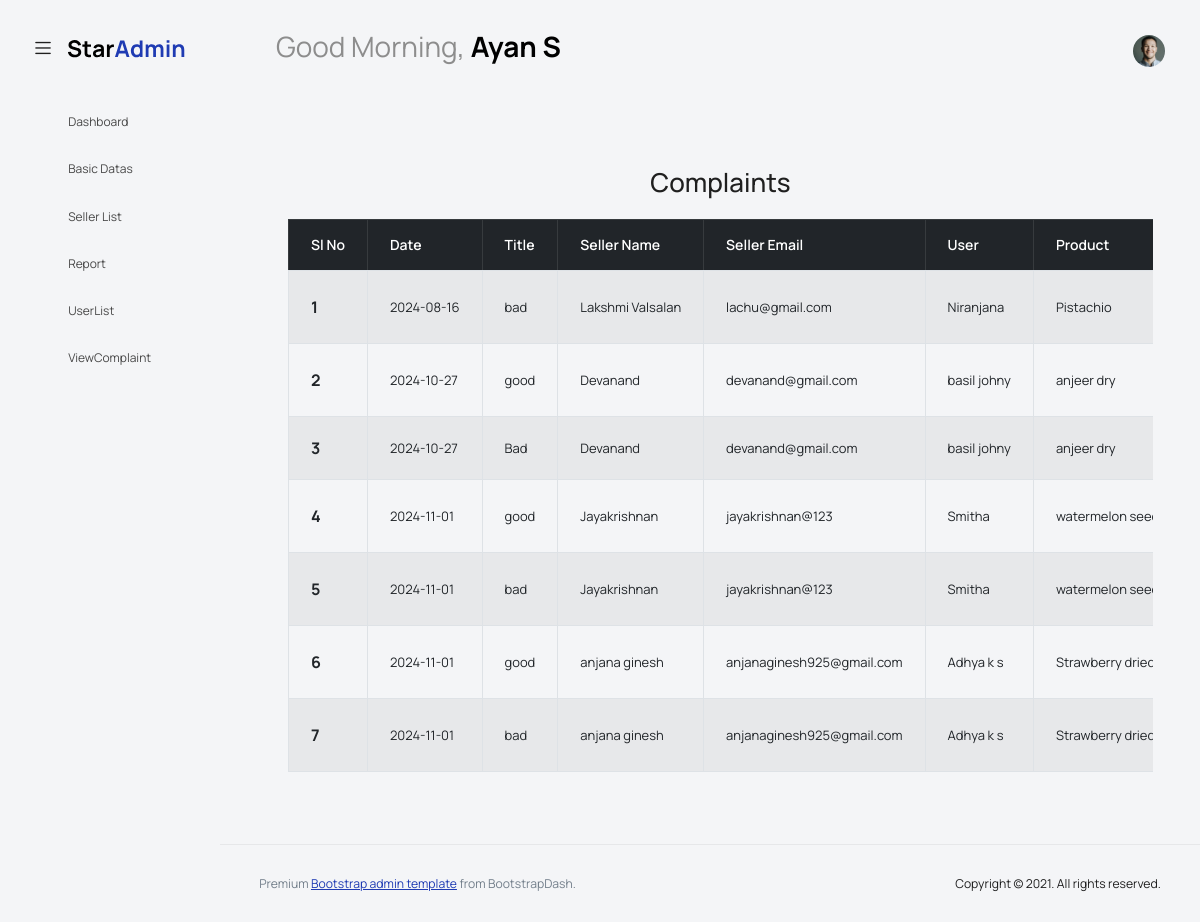
/Project/Admin/ViewComplaint.php (signed in), run on the app's committed database.
### tables this page shows
CREATE TABLE `tbl_complaint` (
  `complaint_id` int(11) NOT NULL,
  `complaint_date` varchar(100) NOT NULL,
  `complaint_reply` varchar(500) NOT NULL,
  `complaint_status` int(11) NOT NULL DEFAULT 0,
  `user_id` int(11) NOT NULL,
  `product_id` int(11) NOT NULL,
  `complaint_title` varchar(250) NOT NULL,
  `complaint_description` varchar(500) NOT NULL,
  `complaint_file` varchar(500) NOT NULL
);

CREATE TABLE `tbl_seller` (
  `seller_id` int(11) NOT NULL,
  `seller_name` varchar(100) NOT NULL,
  `seller_email` varchar(100) NOT NULL,
  `seller_contact` varchar(100) NOT NULL,
  `seller_password` varchar(100) NOT NULL,
  `seller_proof` varchar(100) NOT NULL,
  `seller_status` int(11) NOT NULL DEFAULT 0,
  `seller_logo` varchar(400) NOT NULL,
  `place_id` int(11) NOT NULL,
  `seller_gender` varchar(100) NOT NULL,
  `seller_photo` varchar(1000) NOT NULL,
  `district_id` int(100) NOT NULL
);

CREATE TABLE `tbl_user` (
  `user_id` int(11) NOT NULL,
  `user_name` varchar(100) NOT NULL,
  `user_gender` varchar(100) NOT NULL,
  `user_contact` varchar(60) NOT NULL,
  `user_email` varchar(100) NOT NULL,
  `user_password` varchar(100) NOT NULL,
  `user_photo` varchar(500) NOT NULL,
  `user_proof` varchar(500) NOT NULL,
  `place_id` int(11) NOT NULL,
  `district_id` int(11) NOT NULL,
  `user_address` varchar(100) NOT NULL
);

CREATE TABLE `tbl_product` (
  `product_id` int(11) NOT NULL,
  `product_name` varchar(60) NOT NULL,
  `product_price` int(60) NOT NULL,
  `subcategory_id` int(11) NOT NULL,
  `product_details` varchar(60) NOT NULL,
  `product_photo` varchar(100) NOT NULL,
  `seller_id` int(100) NOT NULL,
  `brand_id` int(100) NOT NULL
);

### Project/Admin/ViewComplaint.php (the view, shortened to what this page needs)
<?php
include("../Assets/Connection/Connection.php");
include("Head.php");
?>
<!DOCTYPE html PUBLIC "-//W3C//DTD XHTML 1.0 Transitional//EN" "http://www.w3.org/TR/xhtml1/DTD/xhtml1-transitional.dtd">
<html xmlns="http://www.w3.org/1999/xhtml">
<head>
</head>
<body>
<div class="container my-5">
    <h2 class="text-center mb-4">Complaints</h2>
    <form id="form1" name="form1" method="post" action="">
        <div class="table-responsive">
            <table class="table table-bordered table-striped">
                <thead class="table-dark">
                    <tr>
                        <th scope="col">Sl No</th>
                        <th scope="col">Date</th>
                        <th scope="col">Title</th>
                        <th scope="col">Seller Name</th>
                        <th scope="col">Seller Email</th>
                        <th scope="col">User</th>
                        <th scope="col">Product</th>
                    </tr>
                </thead>
                <tbody>
                    <?php
                    $selQry = "select * from tbl_complaint c INNER JOIN tbl_product p ON c.product_id=p.product_id inner join tbl_user u on c.user_id=u.user_id INNER JOIN tbl_seller n ON p.seller_id=n.seller_id ";
                    $result = $con->query($selQry);
                    $i = 0;
                    while ($data = $result->fetch_assoc())
                    {
                        $i++;
                    ?>
                    <tr>
                        <th scope="row"><?php echo $i; ?></th>
                        <td><?php echo $data['complaint_date']; ?></td>
                        <td><?php echo $data['complaint_title']; ?></td>
                        <td><?php echo $data['seller_name']; ?></td>
                        <td><?php echo $data['seller_email']; ?></td>
                        <td><?php echo $data['user_name']; ?></td>
                        <td><?php echo $data['product_name']; ?></td>
                    </tr>
                    <?php
                    }
                    ?>
                </tbody>
            </table>
        </div>
    </form>
</div>
</body>
</html>
<?php
include("Foot.php");
?>

### Project/Admin/Head.php (shortened to what this page needs)
<!DOCTYPE html>
<html lang="en">
<head>
  <link rel="stylesheet" href="../Assets/Templates/Admin/vendors/feather/feather.css">
  <link rel="stylesheet" href="../Assets/Templates/Admin/vendors/mdi/css/materialdesignicons.min.css">
  <link rel="stylesheet" href="../Assets/Templates/Admin/vendors/ti-icons/css/themify-icons.css">
  <link rel="stylesheet" href="../Assets/Templates/Admin/vendors/typicons/typicons.css">
  <link rel="stylesheet" href="../Assets/Templates/Admin/vendors/simple-line-icons/css/simple-line-icons.css">
  <link rel="stylesheet" href="../Assets/Templates/Admin/vendors/css/vendor.bundle.base.css">
  <link rel="stylesheet" href="../Assets/Templates/Admin/vendors/datatables.net-bs4/dataTables.bootstrap4.css">
  <link rel="stylesheet" href="../Assets/Templates/Admin/js/select.dataTables.min.css">
  <link rel="stylesheet" href="../Assets/Templates/Admin/css/vertical-layout-light/style.css">
</head>
<?php
include("../Assets/Connection/Connection.php");
$sel = "select * from tbl_admin where admin_id=".$_SESSION["aid"];
$res = $con->query($sel);
$data = $res->fetch_assoc();
?>
<body>
  <div class="container-scroller">
    <nav class="navbar default-layout col-lg-12 col-12 p-0 fixed-top d-flex align-items-top flex-row">
      <div class="text-center navbar-brand-wrapper d-flex align-items-center justify-content-start">
        <div class="me-3">
          <button class="navbar-toggler navbar-toggler align-self-center" type="button" data-bs-toggle="minimize">
            <span class="icon-menu"></span>
          </button>
        </div>
        <div>
          <a class="navbar-brand brand-logo" href="../Assets/Templates/Admin/index.html">
            <img src="../Assets/Templates/Admin/images/logo.svg" alt="logo" />
          </a>
        </div>
      </div>
      <div class="navbar-menu-wrapper d-flex align-items-top">
        <ul class="navbar-nav">
          <li class="nav-item font-weight-semibold d-none d-lg-block ms-0">
            <h1 class="welcome-text">Good Morning, <span class="text-black fw-bold"><?php echo $data["admin_name"]; ?></span></h1>
          </li>
        </ul>
        <ul class="navbar-nav ms-auto">
          <li class="nav-item dropdown d-none d-lg-block user-dropdown">
            <a class="nav-link" id="UserDropdown" href="#" data-bs-toggle="dropdown" aria-expanded="false">
              <img class="img-xs rounded-circle" src="../Assets/Templates/Admin/images/faces/face8.jpg" alt="Profile image"> </a>
          </li>
        </ul>
      </div>
    </nav>
    <div class="container-fluid page-body-wrapper">
      <nav class="sidebar sidebar-offcanvas" id="sidebar">
        <ul class="nav">
          <li class="nav-item">
            <a class="nav-link" href="HomePage.php">
              <i class="mdi mdi-grid-large menu-icon"></i>
              <span class="menu-title">Dashboard</span>
            </a>
          </li>
          <li class="nav-item">
            <a class="nav-link" data-bs-toggle="collapse" href="#ui-basic" aria-expanded="false" aria-controls="ui-basic">
              <i class="menu-icon mdi mdi-floor-plan"></i>
              <span class="menu-title">Basic Datas</span>
              <i class="menu-arrow"></i>
            </a>
          </li>
          <li class="nav-item">
            <a class="nav-link" data-bs-toggle="collapse" href="#seller" aria-expanded="false" aria-controls="seller">
              <i class="menu-icon mdi mdi-floor-plan"></i>
              <span class="menu-title">Seller List</span>
              <i class="menu-arrow"></i>
            </a>
          </li>
          <li class="nav-item">
            <a class="nav-link" href="SellerSalesPieChart.php">
              <i class="mdi mdi-grid-large menu-icon"></i>
              <span class="menu-title">Report</span>
            </a>
          </li>
          <li class="nav-item">
            <a class="nav-link" href="UserList.php">
              <i class="mdi mdi-grid-large menu-icon"></i>
              <span class="menu-title">UserList</span>
            </a>
          </li>
          <li class="nav-item">
            <a class="nav-link" href="ViewComplaint.php">
              <i class="mdi mdi-grid-large menu-icon"></i>
              <span class="menu-title">ViewComplaint</span>
            </a>
          </li>
        </ul>
      </nav>
      <div class="main-panel">
        <div class="content-wrapper">

### data on the page
tbl_complaint: complaint_date "2024-08-16", complaint_title "bad", tbl_seller.seller_name "Lakshmi Valsalan", tbl_seller.seller_email "lachu@gmail.com", user.user_name "Niranjana", product.product_name "Pistachio"
tbl_complaint: complaint_date "2024-10-27", complaint_title "good", tbl_seller.seller_name "Devanand", tbl_seller.seller_email "devanand@gmail.com", user.user_name "basil johny", product.product_name "anjeer dry"
tbl_complaint: complaint_date "2024-10-27", complaint_title "Bad", tbl_seller.seller_name "Devanand", tbl_seller.seller_email "devanand@gmail.com", user.user_name "basil johny", product.product_name "anjeer dry"
tbl_complaint: complaint_date "2024-11-01", complaint_title "good", tbl_seller.seller_name "Jayakrishnan", tbl_seller.seller_email "jayakrishnan@123", user.user_name "Smitha", product.product_name "watermelon…"
tbl_complaint: complaint_date "2024-11-01", complaint_title "bad", tbl_seller.seller_name "Jayakrishnan", tbl_seller.seller_email "jayakrishnan@123", user.user_name "Smitha", product.product_name "watermelon…"
tbl_complaint: complaint_date "2024-11-01", complaint_title "good", tbl_seller.seller_name "anjana ginesh", tbl_seller.seller_email "anjanaginesh925@gmail.com", user.user_name "Adhya k s", product.product_name "Strawberry…"
tbl_complaint: complaint_date "2024-11-01", complaint_title "bad", tbl_seller.seller_name "anjana ginesh", tbl_seller.seller_email "anjanaginesh925@gmail.com", user.user_name "Adhya k s", product.product_name "Strawberry…"

### other printed values
$data["admin_name"] "Ayan S"
